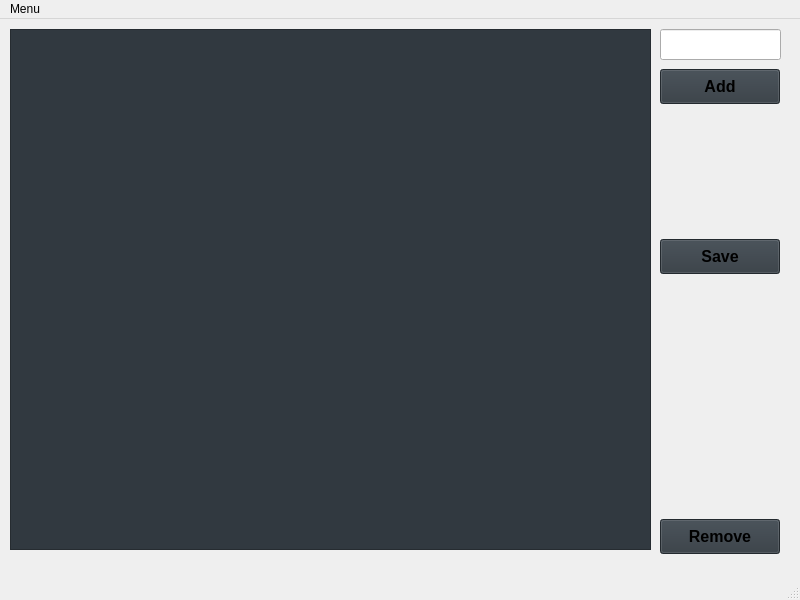
<?xml version="1.0" encoding="UTF-8"?>
<ui version="4.0">
 <class>List</class>
 <widget class="QMainWindow" name="List">
  <property name="geometry">
   <rect>
    <x>0</x>
    <y>0</y>
    <width>800</width>
    <height>600</height>
   </rect>
  </property>
  <property name="minimumSize">
   <size>
    <width>800</width>
    <height>600</height>
   </size>
  </property>
  <property name="maximumSize">
   <size>
    <width>800</width>
    <height>600</height>
   </size>
  </property>
  <property name="font">
   <font>
    <pointsize>12</pointsize>
   </font>
  </property>
  <property name="windowTitle">
   <string>Code List</string>
  </property>
  <property name="autoFillBackground">
   <bool>false</bool>
  </property>
  <property name="styleSheet">
   <string notr="true">#list {
	background-color: #090C0D;
}</string>
  </property>
  <widget class="QWidget" name="centralwidget">
   <widget class="QPushButton" name="btnAddList">
    <property name="geometry">
     <rect>
      <x>660</x>
      <y>50</y>
      <width>120</width>
      <height>35</height>
     </rect>
    </property>
    <property name="font">
     <font>
      <pointsize>12</pointsize>
      <bold>true</bold>
     </font>
    </property>
    <property name="styleSheet">
     <string notr="true">#btnAddList {
	background-color: #313940;
}

#btnAddList:hover {
	background-color: #626B73;
}</string>
    </property>
    <property name="text">
     <string>Add</string>
    </property>
   </widget>
   <widget class="QPushButton" name="btnRemoveList">
    <property name="geometry">
     <rect>
      <x>660</x>
      <y>500</y>
      <width>120</width>
      <height>35</height>
     </rect>
    </property>
    <property name="font">
     <font>
      <pointsize>12</pointsize>
      <bold>true</bold>
     </font>
    </property>
    <property name="styleSheet">
     <string notr="true">#btnRemoveList {
	background-color: #313940;
}

#btnRemoveList:hover {
background-color: #626B73;
}</string>
    </property>
    <property name="text">
     <string>Remove</string>
    </property>
   </widget>
   <widget class="QListView" name="listView">
    <property name="geometry">
     <rect>
      <x>10</x>
      <y>10</y>
      <width>641</width>
      <height>521</height>
     </rect>
    </property>
    <property name="styleSheet">
     <string notr="true">background-color: #313940;</string>
    </property>
    <property name="editTriggers">
     <set>QAbstractItemView::EditTrigger::DoubleClicked</set>
    </property>
   </widget>
   <widget class="QLineEdit" name="txtAddItem">
    <property name="geometry">
     <rect>
      <x>660</x>
      <y>10</y>
      <width>121</width>
      <height>31</height>
     </rect>
    </property>
   </widget>
   <widget class="QPushButton" name="btnSaveList">
    <property name="geometry">
     <rect>
      <x>660</x>
      <y>220</y>
      <width>120</width>
      <height>35</height>
     </rect>
    </property>
    <property name="font">
     <font>
      <pointsize>12</pointsize>
      <bold>true</bold>
     </font>
    </property>
    <property name="styleSheet">
     <string notr="true">#btnSaveList {
	background-color: #313940;
}

#btnSaveList:hover {
	background-color: #626B73;
}</string>
    </property>
    <property name="text">
     <string>Save</string>
    </property>
   </widget>
  </widget>
  <widget class="QMenuBar" name="menubar">
   <property name="geometry">
    <rect>
     <x>0</x>
     <y>0</y>
     <width>800</width>
     <height>33</height>
    </rect>
   </property>
   <widget class="QMenu" name="menuMenu">
    <property name="title">
     <string>Menu</string>
    </property>
    <addaction name="actionConfiguration"/>
   </widget>
   <addaction name="menuMenu"/>
  </widget>
  <widget class="QStatusBar" name="statusbar"/>
  <action name="actionConfiguration">
   <property name="text">
    <string>Configuration</string>
   </property>
  </action>
 </widget>
 <resources/>
 <connections/>
</ui>
